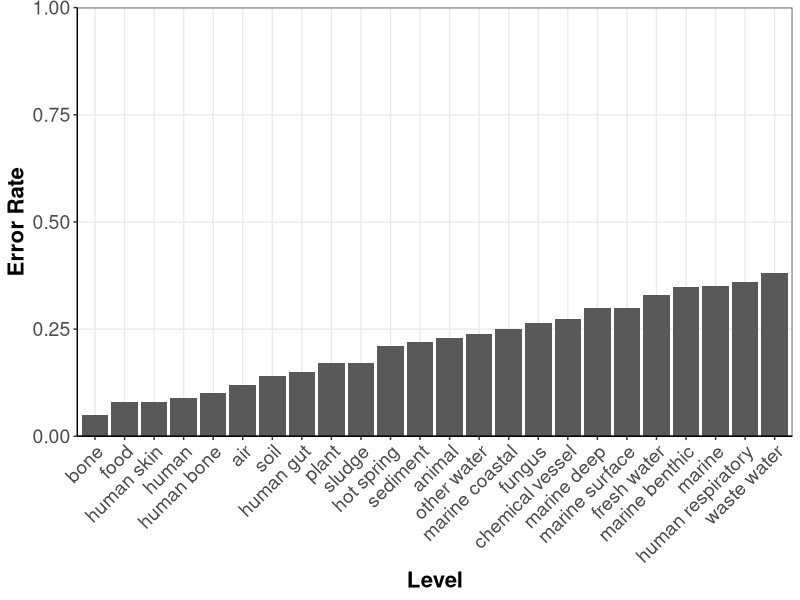
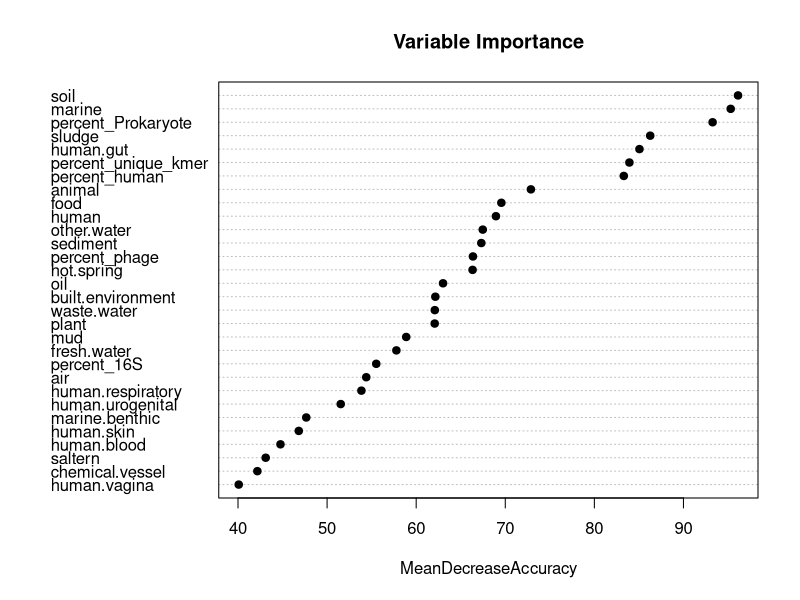

Generate these figures, in order, with R:
# NOTE: filepaths are hardcoded
#lines 14 (input file path) and 38 (output file path) must be changed before running

#this script runs a random forest model on the input data provided and produces two plots
#1.plots as bar graph of OOB error rate by level of source category
#2. plot of variable importance in model

#the input data required here is a table of arbitrary size,
#however the first column must be unique identifiers of each observations
#the last column must be the classifications (ground truth)
#all other columns must contain only numeric values (because the data will be scaled)

library(dplyr)
library(ggplot2)
library(randomForest)

#
# import data and adjust the first column(sra_ids) to be the row names
#
data<-read.csv('rf_data.csv', header=T)
rownames(data)<-data[,1]
data<-data[,-1]

#######################################
#calculate z-scores
#######################################
data.scaled<-data[,-length(colnames(data))] #remove the 'source" (ground truth) value bc they are not numeric
data.scaled<-data.frame(scale(data.scaled))
data.scaled$source<-data$source #ad the source back in

#
#run random forest (note no split of training and testing data is required by RF)
#
rf_model<-randomForest(formula=as.factor(source)~.,data=data.scaled,importance=TRUE,proximity=TRUE,ntree=2500)
                       

#
#calculate error rates by class level
#
cf_mat<-data.frame(rf_model$confusion)
error<-data.frame(cf_mat$class.error)
error$level<-rownames(cf_mat)

#
#plot of within-group errors
#
png("oob_error_unbal_min50.png", width = 11, height = 9, units = 'in', res = 300)
error %>%
  arrange(cf_mat.class.error) %>%
  mutate(level=factor(level, levels=level)) %>%
  ggplot(aes(x = level, y = cf_mat.class.error)) + 
  theme_bw() + geom_bar(stat = "identity") +xlab('Level') +
  scale_y_continuous(name="Error Rate", expand=c(0,0),limits=c(0,1.0))+
  theme(panel.grid.minor = element_blank()) +
  theme(axis.line = element_line(colour = "black")) +
  theme(axis.text=element_text(size=14),
        axis.title=element_text(size=16,face="bold")) +
  theme(axis.text.x = element_text(angle = 45, hjust = 1))
  ggtitle("Out of Bag Error by Level of Output Variable")

dev.off()

#
#plot variable importance
#

png("var_importance_unbal_min50.png", width = 11, height = 9, units = 'in', res = 300)
plot.new()
varImpPlot(rf_model,type=1, pch=19, main='Variable Importance')#, xlab='Mean Decrease Accuracy')

dev.off()



